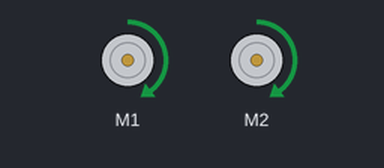
A program run on a simulated BBC micro:bit (MakeCode). Parts: 2 × DC motor (green arrow = forward, orange = backward, longer = faster).

Above: at 0.5 s.
At 1.5 s:
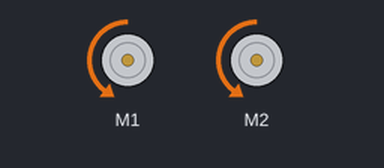
At 5.5 s:
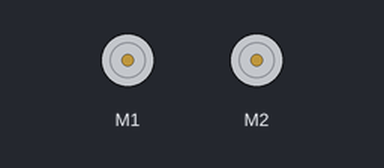
Timing chart, 0 to 7.0 s (numbered marks = the images above):
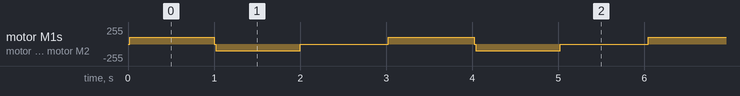

The program:

main.ts
```typescript
basic.forever(function () {
    maqueen.MotorRun(maqueen.aMotors.M1, maqueen.Dir.CW, 99)
    maqueen.MotorRun(maqueen.aMotors.M2, maqueen.Dir.CW, 99)
    basic.pause(1000)
    maqueen.motorStopAll()
    maqueen.MotorRun(maqueen.aMotors.M1, maqueen.Dir.CCW, 99)
    maqueen.MotorRun(maqueen.aMotors.M2, maqueen.Dir.CCW, 99)
    basic.pause(1000)
    maqueen.motorStopAll()
    basic.pause(1000)
})
```

test.ts
```typescript
// les tests vont ici ; cela ne sera pas compilé si ce paquet est utilisé en tant qu'extension.
```

Measured:
- by itself, motor M1, motor M2: repeats every 3.0 s: stopped 0.02 s, backward 99/255 0.98 s, stopped 1.0 s, forward 99/255 1.0 s
